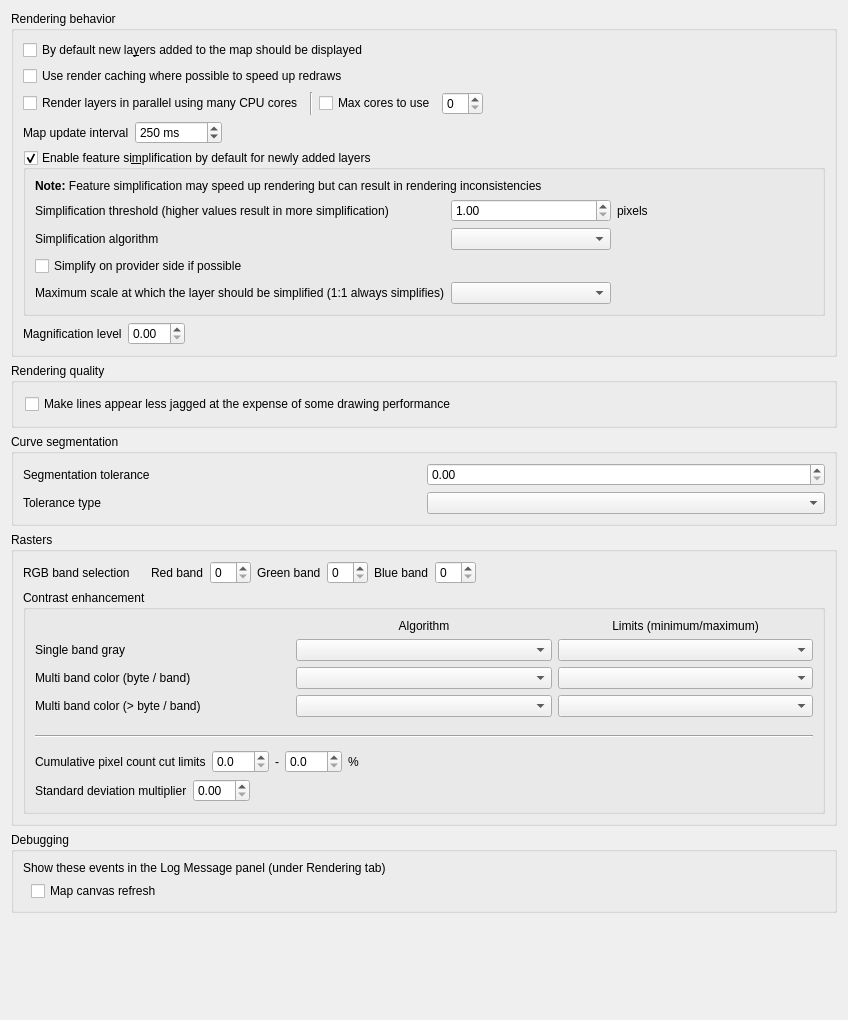
             <widget class="QWidget" name="mOptionsScrollAreaContents_04">
              <property name="geometry">
               <rect>
                <x>0</x>
                <y>0</y>
                <width>848</width>
                <height>1020</height>
               </rect>
              </property>
              <layout class="QGridLayout" name="gridLayout_22">
               <item row="0" column="0">
                <widget class="QgsCollapsibleGroupBox" name="groupBox_5">
                 <property name="title">
                  <string>Rendering behavior</string>
                 </property>
                 <layout class="QVBoxLayout" name="verticalLayout_9">
                  <item>
                   <widget class="QCheckBox" name="chkAddedVisibility">
                    <property name="text">
                     <string>By default new la&amp;yers added to the map should be displayed</string>
                    </property>
                   </widget>
                  </item>
                  <item>
                   <widget class="QCheckBox" name="chkUseRenderCaching">
                    <property name="text">
                     <string>Use render caching where possible to speed up redraws</string>
                    </property>
                   </widget>
                  </item>
                  <item>
                   <layout class="QHBoxLayout" name="horizontalLayout_26">
                    <item>
                     <widget class="QCheckBox" name="chkParallelRendering">
                      <property name="text">
                       <string>Render layers in parallel using many CPU cores</string>
                      </property>
                     </widget>
                    </item>
                    <item>
                     <widget class="Line" name="line_6">
                      <property name="orientation">
                       <enum>Qt::Vertical</enum>
                      </property>
                     </widget>
                    </item>
                    <item>
                     <widget class="QCheckBox" name="chkMaxThreads">
                      <property name="text">
                       <string>Max cores to use</string>
                      </property>
                     </widget>
                    </item>
                    <item>
                     <widget class="QSpinBox" name="spinMaxThreads"/>
                    </item>
                    <item>
                     <spacer name="horizontalSpacer_41">
                      <property name="orientation">
                       <enum>Qt::Horizontal</enum>
                      </property>
                      <property name="sizeHint" stdset="0">
                       <size>
                        <width>40</width>
                        <height>20</height>
                       </size>
                      </property>
                     </spacer>
                    </item>
                   </layout>
                  </item>
                  <item>
                   <layout class="QHBoxLayout" name="horizontalLayout_4">
                    <item>
                     <widget class="QLabel" name="label_56">
                      <property name="text">
                       <string>Map update interval</string>
                      </property>
                     </widget>
                    </item>
                    <item>
                     <widget class="QSpinBox" name="spinMapUpdateInterval">
                      <property name="suffix">
                       <string> ms</string>
                      </property>
                      <property name="maximum">
                       <number>999999</number>
                      </property>
                      <property name="singleStep">
                       <number>50</number>
                      </property>
                      <property name="value">
                       <number>250</number>
                      </property>
                     </widget>
                    </item>
                    <item>
                     <spacer name="horizontalSpacer_46">
                      <property name="orientation">
                       <enum>Qt::Horizontal</enum>
                      </property>
                      <property name="sizeHint" stdset="0">
                       <size>
                        <width>40</width>
                        <height>20</height>
                       </size>
                      </property>
                     </spacer>
                    </item>
                   </layout>
                  </item>
                  <item>
                   <widget class="QgsCollapsibleGroupBox" name="mSimplifyDrawingGroupBox">
                    <property name="title">
                     <string>Enable feature si&amp;mplification by default for newly added layers</string>
                    </property>
                    <property name="flat">
                     <bool>true</bool>
                    </property>
                    <property name="checkable">
                     <bool>true</bool>
                    </property>
                    <layout class="QGridLayout" name="_14">
                     <item row="0" column="1" colspan="4">
                      <widget class="QLabel" name="label_59">
                       <property name="text">
                        <string>&lt;b&gt;Note:&lt;/b&gt; Feature simplification may speed up rendering but can result in rendering inconsistencies</string>
                       </property>
                      </widget>
                     </item>
                     <item row="1" column="1">
                      <widget class="QLabel" name="label_65">
                       <property name="text">
                        <string>Simplification threshold (higher values result in more simplification)</string>
                       </property>
                       <property name="margin">
                        <number>2</number>
                       </property>
                      </widget>
                     </item>
                     <item row="1" column="2">
                      <widget class="QDoubleSpinBox" name="mSimplifyDrawingSpinBox">
                       <property name="toolTip">
                        <string>Higher values result in more simplification</string>
                       </property>
                       <property name="decimals">
                        <number>2</number>
                       </property>
                       <property name="minimum">
                        <double>1.000000000000000</double>
                       </property>
                       <property name="maximum">
                        <double>5.000000000000000</double>
                       </property>
                       <property name="singleStep">
                        <double>0.200000000000000</double>
                       </property>
                       <property name="value">
                        <double>1.000000000000000</double>
                       </property>
                      </widget>
                     </item>
                     <item row="1" column="3">
                      <widget class="QLabel" name="mSimplifyDrawingPx">
                       <property name="text">
                        <string>pixels</string>
                       </property>
                       <property name="margin">
                        <number>2</number>
                       </property>
                      </widget>
                     </item>
                     <item row="1" column="4">
                      <spacer name="horizontalSpacer_40">
                       <property name="orientation">
                        <enum>Qt::Horizontal</enum>
                       </property>
                       <property name="sizeHint" stdset="0">
                        <size>
                         <width>20</width>
                         <height>20</height>
                        </size>
                       </property>
                      </spacer>
                     </item>
                     <item row="2" column="1">
                      <widget class="QLabel" name="mSimplifyAlgorithmLabel">
                       <property name="toolTip">
                        <string>This algorithm is only applied to simplify on local side</string>
                       </property>
                       <property name="text">
                        <string>Simplification algorithm</string>
                       </property>
                       <property name="margin">
                        <number>2</number>
                       </property>
                      </widget>
                     </item>
                     <item row="2" column="2">
                      <widget class="QComboBox" name="mSimplifyAlgorithmComboBox"/>
                     </item>
                     <item row="3" column="1" colspan="4">
                      <widget class="QCheckBox" name="mSimplifyDrawingAtProvider">
                       <property name="text">
                        <string>Simplify on provider side if possible</string>
                       </property>
                      </widget>
                     </item>
                     <item row="4" column="1">
                      <widget class="QLabel" name="mSimplifyMaxScaleLabel">
                       <property name="text">
                        <string>Maximum scale at which the layer should be simplified (1:1 always simplifies)</string>
                       </property>
                       <property name="margin">
                        <number>2</number>
                       </property>
                      </widget>
                     </item>
                     <item row="4" column="2">
                      <widget class="QgsScaleComboBox" name="mSimplifyMaximumScaleComboBox">
                       <property name="sizePolicy">
                        <sizepolicy hsizetype="Expanding" vsizetype="Fixed">
                         <horstretch>0</horstretch>
                         <verstretch>0</verstretch>
                        </sizepolicy>
                       </property>
                      </widget>
                     </item>
                    </layout>
                   </widget>
                  </item>
                  <item>
                   <layout class="QHBoxLayout" name="horizontalLayout_5">
                    <property name="topMargin">
                     <number>0</number>
                    </property>
                    <item>
                     <widget class="QLabel" name="labelMagnifier">
                      <property name="text">
                       <string>Magnification level</string>
                      </property>
                     </widget>
                    </item>
                    <item>
                     <widget class="QDoubleSpinBox" name="doubleSpinBoxMagnifierDefault"/>
                    </item>
                    <item>
                     <spacer name="horizontalSpacer_4">
                      <property name="orientation">
                       <enum>Qt::Horizontal</enum>
                      </property>
                      <property name="sizeType">
                       <enum>QSizePolicy::Expanding</enum>
                      </property>
                      <property name="sizeHint" stdset="0">
                       <size>
                        <width>40</width>
                        <height>20</height>
                       </size>
                      </property>
                     </spacer>
                    </item>
                   </layout>
                  </item>
                 </layout>
                </widget>
               </item>
               <item row="1" column="0">
                <widget class="QgsCollapsibleGroupBox" name="groupBox_8">
                 <property name="title">
                  <string>Rendering quality</string>
                 </property>
                 <layout class="QVBoxLayout" name="_5">
                  <property name="leftMargin">
                   <number>11</number>
                  </property>
                  <property name="topMargin">
                   <number>11</number>
                  </property>
                  <property name="rightMargin">
                   <number>11</number>
                  </property>
                  <property name="bottomMargin">
                   <number>11</number>
                  </property>
                  <item>
                   <widget class="QCheckBox" name="chkAntiAliasing">
                    <property name="text">
                     <string>Make lines appear less jagged at the expense of some drawing performance</string>
                    </property>
                   </widget>
                  </item>
                 </layout>
                </widget>
               </item>
               <item row="2" column="0">
                <widget class="QgsCollapsibleGroupBox" name="mSegmentationGroupBox">
                 <property name="title">
                  <string>Curve segmentation</string>
                 </property>
                 <layout class="QGridLayout" name="gridLayout_20">
                  <item row="0" column="0">
                   <widget class="QLabel" name="mSegmentationToleranceLabel">
                    <property name="text">
                     <string>Segmentation tolerance</string>
                    </property>
                   </widget>
                  </item>
                  <item row="0" column="1">
                   <widget class="QDoubleSpinBox" name="mSegmentationToleranceSpinBox"/>
                  </item>
                  <item row="1" column="0">
                   <widget class="QLabel" name="mToleranceTypeLabel">
                    <property name="text">
                     <string>Tolerance type</string>
                    </property>
                   </widget>
                  </item>
                  <item row="1" column="1">
                   <widget class="QComboBox" name="mToleranceTypeComboBox"/>
                  </item>
                 </layout>
                </widget>
               </item>
               <item row="3" column="0">
                <widget class="QgsCollapsibleGroupBox" name="groupBox_14">
                 <property name="title">
                  <string>Rasters</string>
                 </property>
                 <layout class="QVBoxLayout" name="verticalLayout_10">
                  <item>
                   <widget class="QWidget" name="widget" native="true">
                    <layout class="QHBoxLayout" name="horizontalLayout_19">
                     <property name="leftMargin">
                      <number>0</number>
                     </property>
                     <property name="topMargin">
                      <number>0</number>
                     </property>
                     <property name="rightMargin">
                      <number>0</number>
                     </property>
                     <property name="bottomMargin">
                      <number>0</number>
                     </property>
                     <item>
                      <widget class="QLabel" name="label_21">
                       <property name="text">
                        <string>RGB band selection</string>
                       </property>
                      </widget>
                     </item>
                     <item>
                      <spacer name="horizontalSpacer_19">
                       <property name="orientation">
                        <enum>Qt::Horizontal</enum>
                       </property>
                       <property name="sizeType">
                        <enum>QSizePolicy::Maximum</enum>
                       </property>
                       <property name="sizeHint" stdset="0">
                        <size>
                         <width>15</width>
                         <height>20</height>
                        </size>
                       </property>
                      </spacer>
                     </item>
                     <item>
                      <widget class="QLabel" name="label_22">
                       <property name="text">
                        <string>Red band</string>
                       </property>
                      </widget>
                     </item>
                     <item>
                      <widget class="QSpinBox" name="spnRed"/>
                     </item>
                     <item>
                      <widget class="QLabel" name="label_23">
                       <property name="text">
                        <string>Green band</string>
                       </property>
                      </widget>
                     </item>
                     <item>
                      <widget class="QSpinBox" name="spnGreen"/>
                     </item>
                     <item>
                      <widget class="QLabel" name="label_24">
                       <property name="text">
                        <string>Blue band</string>
                       </property>
                      </widget>
                     </item>
                     <item>
                      <widget class="QSpinBox" name="spnBlue"/>
                     </item>
                     <item>
                      <spacer name="horizontalSpacer_20">
                       <property name="orientation">
                        <enum>Qt::Horizontal</enum>
                       </property>
                       <property name="sizeHint" stdset="0">
                        <size>
                         <width>40</width>
                         <height>20</height>
                        </size>
                       </property>
                      </spacer>
                     </item>
                    </layout>
                   </widget>
                  </item>
                  <item>
                   <widget class="QGroupBox" name="groupBox_17">
                    <property name="title">
                     <string>Contrast enhancement</string>
                    </property>
                    <property name="flat">
                     <bool>true</bool>
                    </property>
                    <layout class="QVBoxLayout" name="verticalLayout_11">
                     <item>
                      <layout class="QGridLayout" name="gridLayout_33">
                       <item row="4" column="2">
                        <widget class="QComboBox" name="cboxContrastEnhancementLimitsMultiBandSingleByte"/>
                       </item>
                       <item row="1" column="1">
                        <widget class="QLabel" name="label_50">
                         <property name="text">
                          <string>Algorithm</string>
                         </property>
                         <property name="alignment">
                          <set>Qt::AlignCenter</set>
                         </property>
                        </widget>
                       </item>
                       <item row="3" column="1">
                        <widget class="QComboBox" name="cboxContrastEnhancementAlgorithmSingleBand"/>
                       </item>
                       <item row="3" column="0">
                        <widget class="QLabel" name="label_37">
                         <property name="text">
                          <string>Single band gray</string>
                         </property>
                        </widget>
                       </item>
                       <item row="1" column="2">
                        <widget class="QLabel" name="label_51">
                         <property name="text">
                          <string>Limits (minimum/maximum)</string>
                         </property>
                         <property name="alignment">
                          <set>Qt::AlignCenter</set>
                         </property>
                        </widget>
                       </item>
                       <item row="3" column="2">
                        <widget class="QComboBox" name="cboxContrastEnhancementLimitsSingleBand"/>
                       </item>
                       <item row="4" column="1">
                        <widget class="QComboBox" name="cboxContrastEnhancementAlgorithmMultiBandSingleByte"/>
                       </item>
                       <item row="4" column="0">
                        <widget class="QLabel" name="label_38">
                         <property name="text">
                          <string>Multi band color (byte / band) </string>
                         </property>
                        </widget>
                       </item>
                       <item row="5" column="0">
                        <widget class="QLabel" name="label_39">
                         <property name="text">
                          <string>Multi band color (&gt; byte / band) </string>
                         </property>
                        </widget>
                       </item>
                       <item row="5" column="1">
                        <widget class="QComboBox" name="cboxContrastEnhancementAlgorithmMultiBandMultiByte"/>
                       </item>
                       <item row="5" column="2">
                        <widget class="QComboBox" name="cboxContrastEnhancementLimitsMultiBandMultiByte"/>
                       </item>
                      </layout>
                     </item>
                     <item>
                      <widget class="QWidget" name="widget_4" native="true">
                       <layout class="QHBoxLayout" name="horizontalLayout_23">
                        <property name="leftMargin">
                         <number>0</number>
                        </property>
                        <property name="topMargin">
                         <number>0</number>
                        </property>
                        <property name="rightMargin">
                         <number>0</number>
                        </property>
                        <property name="bottomMargin">
                         <number>0</number>
                        </property>
                       </layout>
                      </widget>
                     </item>
                     <item>
                      <widget class="QWidget" name="widget_5" native="true">
                       <layout class="QHBoxLayout" name="horizontalLayout_24">
                        <property name="leftMargin">
                         <number>0</number>
                        </property>
                        <property name="topMargin">
                         <number>0</number>
                        </property>
                        <property name="rightMargin">
                         <number>0</number>
                        </property>
                        <property name="bottomMargin">
                         <number>0</number>
                        </property>
                       </layout>
                      </widget>
                     </item>
                     <item>
                      <widget class="Line" name="line">
                       <property name="orientation">
                        <enum>Qt::Horizontal</enum>
                       </property>
                      </widget>
                     </item>
                     <item>
                      <widget class="QWidget" name="widget_6" native="true">
                       <layout class="QHBoxLayout" name="horizontalLayout_25">
                        <property name="leftMargin">
                         <number>0</number>
                        </property>
                        <property name="topMargin">
                         <number>0</number>
                        </property>
                        <property name="rightMargin">
                         <number>0</number>
                        </property>
                        <property name="bottomMargin">
                         <number>0</number>
                        </property>
                       </layout>
                      </widget>
                     </item>
                     <item>
                      <widget class="QWidget" name="widget_7" native="true">
                       <layout class="QHBoxLayout" name="horizontalLayout_18">
                        <property name="leftMargin">
                         <number>0</number>
                        </property>
                        <property name="topMargin">
                         <number>0</number>
                        </property>
                        <property name="rightMargin">
                         <number>0</number>
                        </property>
                        <property name="bottomMargin">
                         <number>0</number>
                        </property>
                        <item>
                         <widget class="QLabel" name="label_36">
                          <property name="text">
                           <string>Cumulative pixel count cut limits</string>
                          </property>
                         </widget>
                        </item>
                        <item>
                         <widget class="QDoubleSpinBox" name="mRasterCumulativeCutLowerDoubleSpinBox">
                          <property name="decimals">
                           <number>1</number>
                          </property>
                         </widget>
                        </item>
                        <item>
                         <widget class="QLabel" name="label_34">
                          <property name="text">
                           <string>-</string>
                          </property>
                         </widget>
                        </item>
                        <item>
                         <widget class="QDoubleSpinBox" name="mRasterCumulativeCutUpperDoubleSpinBox">
                          <property name="decimals">
                           <number>1</number>
                          </property>
                         </widget>
                        </item>
                        <item>
                         <widget class="QLabel" name="label_35">
                          <property name="text">
                           <string>%</string>
                          </property>
                         </widget>
                        </item>
                        <item>
                         <spacer name="horizontalSpacer_18">
                          <property name="orientation">
                           <enum>Qt::Horizontal</enum>
                          </property>
                          <property name="sizeHint" stdset="0">
                           <size>
                            <width>123</width>
                            <height>20</height>
                           </size>
                          </property>
                         </spacer>
                        </item>
                       </layout>
                      </widget>
                     </item>
                     <item>
                      <widget class="QWidget" name="widget_2" native="true">
                       <layout class="QHBoxLayout" name="horizontalLayout_20">
                        <property name="leftMargin">
                         <number>0</number>
                        </property>
                        <property name="topMargin">
                         <number>0</number>
                        </property>
                        <property name="rightMargin">
                         <number>0</number>
                        </property>
                        <property name="bottomMargin">
                         <number>0</number>
                        </property>
                        <item>
                         <widget class="QLabel" name="label_25">
                          <property name="text">
                           <string>Standard deviation multiplier</string>
                          </property>
                         </widget>
                        </item>
                        <item>
                         <widget class="QDoubleSpinBox" name="spnThreeBandStdDev">
                          <property name="maximum">
                           <double>10.000000000000000</double>
                          </property>
                          <property name="singleStep">
                           <double>0.100000000000000</double>
                          </property>
                         </widget>
                        </item>
                        <item>
                         <spacer name="horizontalSpacer_21">
                          <property name="orientation">
                           <enum>Qt::Horizontal</enum>
                          </property>
                          <property name="sizeHint" stdset="0">
                           <size>
                            <width>258</width>
                            <height>20</height>
                           </size>
                          </property>
                         </spacer>
                        </item>
                       </layout>
                      </widget>
                     </item>
                    </layout>
                   </widget>
                  </item>
                 </layout>
                </widget>
               </item>
               <item row="4" column="0">
                <widget class="QgsCollapsibleGroupBox" name="groupBox_22">
                 <property name="title">
                  <string>Debugging</string>
                 </property>
                 <layout class="QVBoxLayout" name="verticalLayout_35">
                  <item>
                   <widget class="QLabel" name="label_55">
                    <property name="text">
                     <string>Show these events in the Log Message panel (under Rendering tab)</string>
                    </property>
                   </widget>
                  </item>
                  <item>
                   <layout class="QGridLayout" name="gridLayout_6">
                    <item row="0" column="0">
                     <spacer name="horizontalSpacer_37">
                      <property name="orientation">
                       <enum>Qt::Horizontal</enum>
                      </property>
                      <property name="sizeType">
                       <enum>QSizePolicy::Fixed</enum>
                      </property>
                      <property name="sizeHint" stdset="0">
                       <size>
                        <width>8</width>
                        <height>20</height>
                       </size>
                      </property>
                     </spacer>
                    </item>
                    <item row="0" column="1">
                     <widget class="QCheckBox" name="mLogCanvasRefreshChkBx">
                      <property name="text">
                       <string>Map canvas refresh</string>
                      </property>
                     </widget>
                    </item>
                   </layout>
                  </item>
                 </layout>
                </widget>
               </item>
               <item row="5" column="0">
                <spacer name="verticalSpacer_6">
                 <property name="orientation">
                  <enum>Qt::Vertical</enum>
                 </property>
                 <property name="sizeHint" stdset="0">
                  <size>
                   <width>20</width>
                   <height>40</height>
                  </size>
                 </property>
                </spacer>
               </item>
              </layout>
             </widget>
